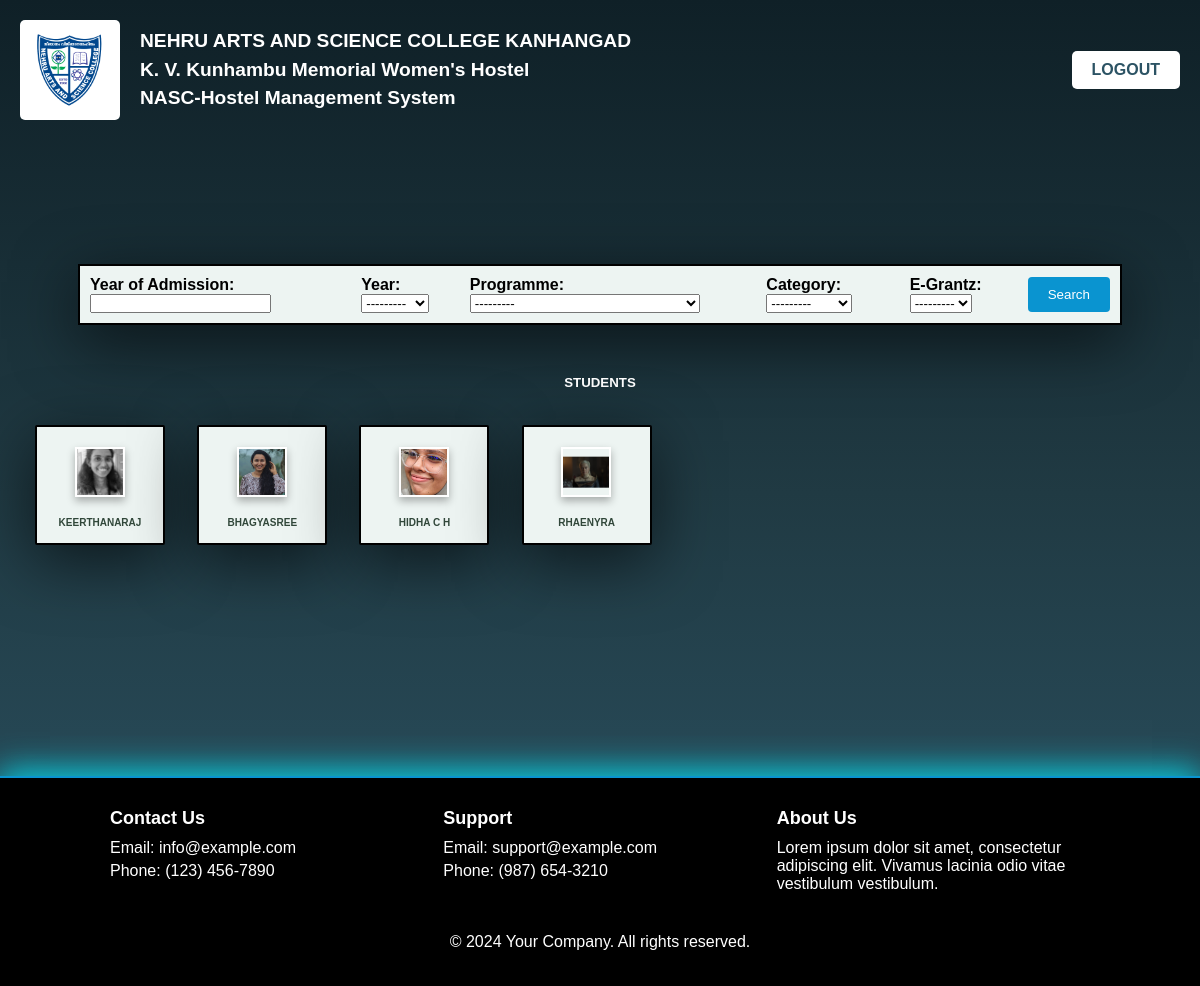
Screenshot of /inactive/ with the database file from the repository.
### hostel/models.py (models this page shows, shortened)
class Trash(models.Model):
    admn_no = models.PositiveIntegerField(unique=True)
    name = models.CharField(max_length=50)
    year_of_admn = models.PositiveSmallIntegerField()
    pgm = models.ForeignKey(Programme, on_delete=models.CASCADE)
    dob = models.DateField()
    email = models.EmailField()
    photo = models.ImageField(upload_to="images/")
    contact_regex = RegexValidator(regex=r'^\d{10}$',message="Contact number must be a 10-digit number.")
    contact = models.CharField(validators=[contact_regex], max_length=10)  # Using CharField for contact with max length 10
    parent_name = models.CharField(max_length=50)
    parent_occupation = models.CharField(max_length=100)
    address = models.TextField(max_length=200)
    annual_income = models.PositiveIntegerField()
    date_joined = models.DateField()
    date_exited = models.DateField(null=True,blank=True)
    room_no = models.TextField(null=True, blank=True)
    CATEGORY_CHOICES = [
        ('GENERAL', 'GENERAL'),
        ('OBC', 'OBC'),
        ('OEC', 'OEC'),
        ('SC', 'SC'),
        ('ST', 'ST'),
    ]
    category = models.CharField(max_length=20, choices=CATEGORY_CHOICES, default='GENERAL')
    EGRANTZ_CHOICES = [
        (True, 'Yes'),
        (False, 'No'),
    ]
    E_Grantz = models.BooleanField(choices=EGRANTZ_CHOICES)

### hostel/views.py (the view)
# urls.py: path('inactive/',views.inactive_students,name='inactive_student'),
def inactive_students(request, login_url='access_denied'):
    try:
        stud = Trash.objects.all().select_related('pgm').all().order_by('pgm')
        students_filter = studentFilter(request.GET, queryset=stud)
        if not stud.exists():
            messages.error(request,"Currently there are no students")
        return render(request,'hostel/inact_students.html',{'filter':students_filter})
    except Exception:
        return render(request,'hostel/error.html')

### hostel/context_processors.py (called while the page is built)
def group_processor(request):
    if request.user.is_authenticated:
        is_admin_group = request.user.groups.filter(name='admin').exists()
        is_guest_group = request.user.groups.filter(name='guest').exists()  # Adjust as needed
    else:
        is_admin_group = False
        is_guest_group = False
    return {
        'is_admin_group': is_admin_group,
        'is_guest_group': is_guest_group,
    }

### hostel/models.py (called while the page is built)
    def __str__(self):
        return self.pgm_name

### hostel/templates/hostel/inact_students.html (shortened to what this page needs)
{% extends 'hostel/base.html' %}
{% load static %}
{% block style %}
<link rel="stylesheet" href="{% static 'styles/students.css' %}">
{% endblock %}
{% block content %}
<section class="main">
    <div class="main-block">
        <form method="get" class="filter-form">
            <table id="filter-table">
                <tr>
                    <td class="filter-td">
                        <label for="id_year_of_admn">Year of Admission:</label>
                        {{ filter.form.year_of_admn }}
                    </td>
                    <td class="filter-td">
                        <label for="id_year_of_admn">Year:</label>
                        {{ filter.form.year }}
                    </td>
                    <td class="filter-td">
                        <label for="id_pgm">Programme:</label>
                        {{ filter.form.pgm }}
                    </td>
                    <td class="filter-td">
                        <label for="id_category">Category:</label>
                        {{ filter.form.category }}
                    </td>
                    <td class="filter-td">
                        <label for="id_E_Grantz">E-Grantz:</label>
                        {{ filter.form.E_Grantz }}
                    </td>
                    <td class="filter-td">
                        <button type="submit" id="search">Search</button>
                    </td>
                </tr>
            </table>
        <h5>Students</h5>
        {% for student in filter.qs %}
        <a href="{% url 'view_inactive_details' student.id %}" class="link">
            <div class="student-layout">
                <div class="image-container">
                    {% if student.photo %}
                    <img src="{{student.photo.url}}" alt="No image" class="img-stud">
                    {% else %}
                        <span>No photo available</span>
                    {% endif %}
                </div>
                <div class="student-name">{{student.name}}</div>
            </div>
        </a>
        {% endfor %}
    </div>
</section>
{% endblock %}

### hostel/static/styles/base.css (style rules this page uses)
* { margin: 0; padding: 0; font-family: sans-serif; box-sizing: border-box; }
body { background: linear-gradient(to bottom, #0F2027, #203A43, #2C5364); box-shadow: 0 4px 6px rgba(0, 0, 0, 0.1); }

### hostel/static/styles/students.css (style rules this page uses)
.main { min-height: 64vh; }
.main-block { margin-top: 15vh; margin-bottom: 10vh; margin-right: 20px; margin-left: 20px; }
h5 { color: white; text-align: center; margin-bottom: 20px; text-transform: uppercase; }
#filter-table { margin: auto; width: 90%; border-collapse: collapse; margin-bottom: 50px; border: 2px solid black; box-shadow: 0 16px 64px rgba(0, 0, 0, 0.6); }
.filter-td { padding: 10px; background-color: #EDF4F2; }
label { font-weight: bold; }
#search { padding: 10px 20px; background-color: rgb(10, 148, 208); color: white; transition: background-color 0.3s, opacity 0.3s; border: none; border-radius: 4px; cursor: pointer; }
.student-layout { width: 130px; height: 120px; padding: 20px 10px; margin: 15px; background: #EDF4F2; display: inline-block; text-align: center; border-radius: 2px; border: 2px solid black; box-shadow: 0 16px 64px rgba(0, 0, 0, 0.6); }
.image-container { width: 50px; height: 50px; display: flex; overflow: hidden; position: relative; margin-left: 26%; margin-bottom: 10px; border: 2px solid white; box-shadow: 0 4px 8px rgba(0, 0, 0, 0.3); }
.img-stud { width: 100%; height: auto; position: absolute; top: 50%; left: 50%; transform: translate(-50%, -50%); }
.student-name { position: relative; top: 10px; font-size: 15px; margin-bottom: 0; color: #31473A; text-transform: uppercase; font-size: 10px; font-weight: bolder; text-decoration: none; word-wrap: break-word; width: 100%; }
.link { font-size: 8px; color: #31473A; text-decoration: none; text-transform: uppercase; font-weight: 600; margin-bottom:2px; }

### rows the page displays
Trash: photo (picture), name "KEERTHANARAJ"
Trash: photo (picture), name "BHAGYASREE"
Trash: photo (picture), name "HIDHA C H"
Trash: photo (picture), name "RHAENYRA"
